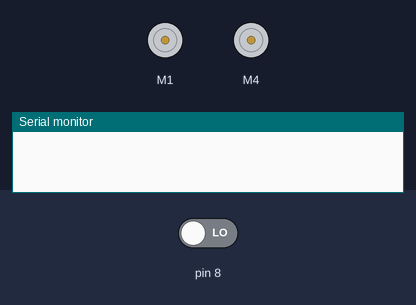
The sketch below on a simulated Arduino Uno, built with avr-gcc and run on an emulated ATmega328P. Shown: 2 × DC motor (green arrow = forward, orange = backward, longer = faster), the last lines printed to the serial monitor. Inputs (shaded band) come from the test bench; at power-on: pin 8 LOW.

Above: at 1.2 s.
1.3 s: pin 8 driven HIGH
At 4.1 s:
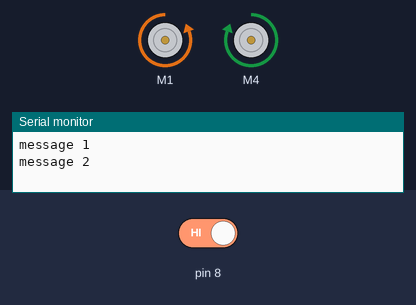
4.3 s: pin 8 driven LOW
At 5.4 s:
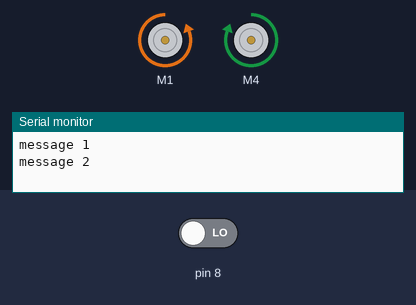
5.8 s: pin 8 driven HIGH
At 6.8 s:
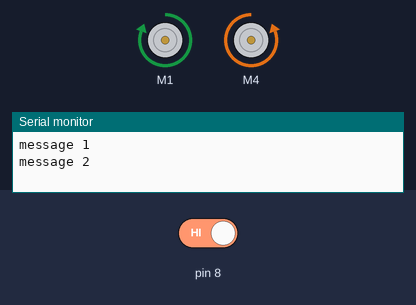
Timing chart, 0 to 8.8 s (numbered marks = the images above; inputs shaded):
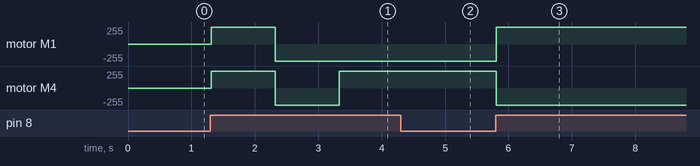

The sketch:

new_sound_control_car.ino
```cpp
#include <AFMotor.h>

int _ABVAR_1_cont = 0 ;
int _ABVAR_2_sound = 0 ;
boolean __ardublockDigitalRead(int pinNumber)
{
  pinMode(pinNumber, INPUT);
  return digitalRead(pinNumber);
}


AF_DCMotor motor_dc_1(1, MOTOR12_64KHZ);
AF_DCMotor motor_dc_4(4, MOTOR34_64KHZ);

void Left();
void doOrder();
void Stop();
void Backward();
void Right();
void Forward();
void bye();

void setup()
{
  Serial.begin(9600);
  _ABVAR_1_cont = 0 ;

  _ABVAR_2_sound = 8 ;

}

void loop()
{
  if (( ( __ardublockDigitalRead(_ABVAR_2_sound) ) == ( HIGH ) ))
  {
    delay( 10 );
    _ABVAR_1_cont = ( _ABVAR_1_cont + 1 ) ;
    if (( ( _ABVAR_1_cont ) <= ( 4 ) ))
    {
      doOrder(_ABVAR_1_cont);
    }
    else
    {
      if (( ( _ABVAR_1_cont ) == ( 5 ) ))
      {
        bye(( _ABVAR_1_cont - 5 ));
      }
    }
  }
}

void Stop()
{
  motor_dc_1.setSpeed(255);
  motor_dc_1.run(RELEASE);
  motor_dc_4.setSpeed(255);
  motor_dc_4.run(RELEASE);
}

void doOrder(int cont)
{
  if (( ( cont ) == ( 1 ) ))
  {
    Forward();
    Serial.print("message");
    Serial.print(" ");
    Serial.print(cont);
    Serial.print(" ");
    Serial.println();
    delay( 1000 );
  }
  else
  {
    if (( ( cont ) == ( 2 ) ))
    {
      Serial.print("message");
      Serial.print(" ");
      Serial.print(cont);
      Serial.print(" ");
      Serial.println();
      Backward();
      delay( 1000 );
    }
    else
    {
      if (( ( cont ) == ( 3 ) ))
      {
        Left();
        delay( 1000 );
      }
      else
      {
        if (( ( cont ) == ( 4 ) ))
        {
          Right();
          delay( 1000 );
        }
        else
        {
          if (( ( cont ) == ( 5 ) ))
          {
            Stop();
            delay( 1000 );
          }
        }
      }
    }
  }
}

void bye(int y)
{
  Serial.print("message");
  Serial.print(" ");
  Serial.print(y);
  Serial.print(" ");
  Serial.println();
}

void Left()
{
  motor_dc_1.setSpeed(255);
  motor_dc_1.run(BACKWARD);
  motor_dc_4.setSpeed(255);
  motor_dc_4.run(FORWARD);
}

void Forward()
{
  motor_dc_1.setSpeed(255);
  motor_dc_1.run(FORWARD);
  motor_dc_4.setSpeed(255);
  motor_dc_4.run(FORWARD);
}

void Right()
{
  motor_dc_1.setSpeed(255);
  motor_dc_1.run(FORWARD);
  motor_dc_4.setSpeed(255);
  motor_dc_4.run(BACKWARD);
}

void Backward()
{
  motor_dc_1.setSpeed(255);
  motor_dc_1.run(BACKWARD);
  motor_dc_4.setSpeed(255);
  motor_dc_4.run(BACKWARD);
}
```

Measured:
- after the input at 1.3 s, motor M1: stopped → forward 255/255 at once, → backward 255/255 1.0 s later; motor M4: stopped → forward 255/255 at once, → backward 255/255 1.0 s later, → forward 255/255 1.0 s later
- after the input at 4.3 s, motor M1: stays backward 255/255 (without the input it goes to forward 255/255 after 0.04 s); motor M4: stays forward 255/255 (without the input it goes to backward 255/255 after 0.04 s)
- after the input at 5.8 s, motor M1: backward 255/255 → forward 255/255 at once; motor M4: forward 255/255 → backward 255/255 at once
